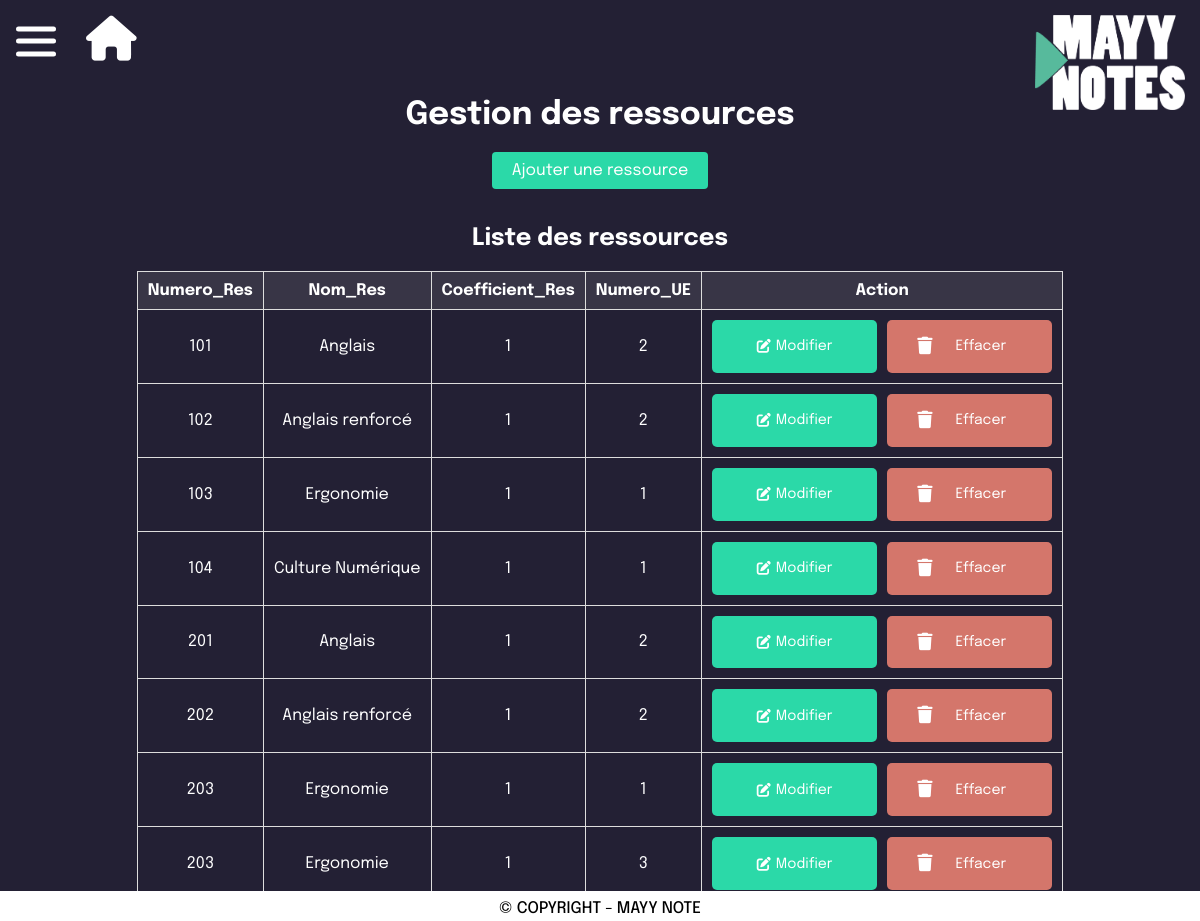
/html/admin_gestionressources.php (signed in), run on the app's committed database.
### tables this page shows
CREATE TABLE `ressources` (
  `Numero_Res` int(11) NOT NULL,
  `Nom_Res` varchar(30) DEFAULT NULL,
  `Coefficient_Res` int(11) DEFAULT NULL,
  `Numero_UE` int(11) NOT NULL
);

### html/admin_gestionressources.php (the view, shortened to what this page needs)
<!DOCTYPE html>
<html lang="fr">
<head>
    <link rel="stylesheet" href="../css/style_admin_gestion.css">
    <link rel="stylesheet" href="https://cdnjs.cloudflare.com/ajax/libs/font-awesome/6.5.1/css/all.min.css"/>
</head>
<body>
<header>
    <?php include '../include/logo.php' ?>
</header>
<?php include '../include/menu_admin.php' ?>
<br>
<h1>Gestion des ressources</h1>
<button id="ajouter-button" onclick="toggleForm()">Ajouter une ressource</button>
<br>
<h2>Liste des ressources</h2>
<?php
include '../include/connexionBD.php';
$resultat = $connexion->query("SELECT * FROM ressources");
if ($resultat->rowCount() > 0) {
    echo "<table border='1'>
                <tr>
                    <th>Numero_Res</th>
                    <th>Nom_Res</th>
                    <th>Coefficient_Res</th>
                    <th>Numero_UE</th>
                    <th>Action</th>
                </tr>";
    foreach ($resultat as $row) {
        echo "<tr>
                    <td>" . htmlspecialchars($row["Numero_Res"]) . "</td>
                    <td>" . htmlspecialchars($row["Nom_Res"]) . "</td>
                    <td>" . htmlspecialchars($row["Coefficient_Res"]) . "</td>
                    <td>" . htmlspecialchars($row["Numero_UE"]) . "</td>
                    <td>
                        <div class='button-container'>
                            <a href='../script/modifier_ressource.php?id=" . htmlspecialchars($row["Numero_Res"]) . "' class='edit-button'><i class='fas fa-edit'></i> Modifier</a> <br>
                            <a href='../script/supprimer_ressource.php?id=" . htmlspecialchars($row["Numero_Res"]) . "' class='delete-button' onclick=\"return confirm('Êtes-vous sûr de vouloir supprimer cette ressource?');\"><i class='fas fa-trash fa-border fa-lg'></i> Effacer</a>
                        </div>
                    </td>
                </tr>";
    }
    echo "</table>";
} else {
    echo "<script>alert('Aucune ressource trouvée');</script>";
}
?>
<?php include '../include/footer.php' ?>
</body>
</html>

### include/logo.php (shortened to what this page needs)
<!DOCTYPE html>
<html lang="en">
<head>
    <link rel="stylesheet" href="../css/style_logo.css">
</head>
<body>
    <header class="header">
        <img src="../img/logo.png" alt="logo" width="150px">
    </header>
</body>
</html>

### include/menu_admin.php (shortened to what this page needs)
<!DOCTYPE html>
<html lang="en">
<head>
  <link rel="stylesheet" href="https://cdnjs.cloudflare.com/ajax/libs/font-awesome/6.5.1/css/all.min.css"/>
  <link rel="stylesheet" href="../css/style_menu_admin.css" />
</head>
<body>
<nav>
  <div class="ham-menu">
    <span></span>
    <span></span>
    <span></span>
    <a href="../html/admin_accueil.php">
    <i class="fas fa-home"></i>
  </a>
  </div>
</nav>
</body>
</html>

### include/footer.php (shortened to what this page needs)
<!DOCTYPE html>
<html lang="en">
<head>
    <link rel="stylesheet" href="../css/style_footer.css">
</head>
<body>
    <footer>
        <p>&copy; COPYRIGHT - MAYY NOTE</p>
    </footer>
</body>
</html>

### css/style_admin_gestion.css (style rules this page uses)
body { font-family: "Epilogue", sans-serif; color: #ffffff; background-color: #F2F3F8; margin: 0; padding: 0; }
h1, h2 { text-align: center; }
.edit-button { background-color: #2BD9A8; color: white; padding: 8px 12px; text-decoration: none; border-radius: 5px; border: none; font-size: 14px; width: 165px; cursor: pointer; transition: background-color 0.3s ease, color 0.3s ease; display: flex; align-items: center; justify-content: center; gap: 5px; margin-right: 10px; }
.delete-button { background-color: #d4766b; color: white; padding: 8px 12px; text-decoration: none; border-radius: 5px; border: none; font-size: 14px; width: 165px; cursor: pointer; transition: background-color 0.3s ease, color 0.3s ease; display: flex; align-items: center; gap: 5px; }
#ajouter-button { font-family: "Epilogue", sans-serif; display: block; margin: 20px auto; padding: 10px 20px; background-color: #2BD9A8; color: white; border: none; border-radius: 4px; cursor: pointer; font-size: 16px; transition-duration: 0.4s; }
table { margin: 20px auto; border-collapse: collapse; }
th, td { padding: 10px; border: 1px solid #dddddd; text-align: center; }
th { background-color: #383546; color: #ffffff; }
.button-container { display: flex; }

### css/style_logo.css (style rules this page uses)
.header { position: fixed; top: 0; right: 0; display: flex; justify-content: flex-end; margin: 15px; }

### css/style_menu_admin.css (style rules this page uses)
:root { --fa-border-style: transparent; --fa-border-padding: 18px; }
* { margin: 0; padding: 0; box-sizing: border-box; list-style: none; text-decoration: none; }
body,html { scroll-behavior: smooth; background-color: #232034; font-family: "Epilogue", sans-serif; }
a { color: rgb(0, 0, 0); }
nav { padding: 1rem; display: flex; align-items: center; }
.ham-menu { height: 50px; width: 40px; margin-right: auto; position: relative; }
.ham-menu::after { content: ''; display: block; width: 0; height: 3px; background-color: #000000; position: absolute; bottom: -5px; left: -50px; transition: width 0.3s ease; }
.ham-menu span { height: 5px; width: 100%; background-color: #ffffff; border-radius: 25px; position: absolute; left: 50%; top: 50%; transform: translate(-50%, -50%); transition: .3s ease; }
.ham-menu span:nth-child(1) { top: 25%; }
.ham-menu span:nth-child(3) { top: 75%; }
nav a { color: #ffffff; margin-left: 70px; font-size: 45px; transition: color 0.3s ease; }

### css/style_footer.css (style rules this page uses)
html, body { overflow: auto; scroll-behavior: smooth; margin: 0; }
footer { position: fixed; bottom: 0; width: 100%; height: 30px; background-color: rgb(255, 255, 255); text-align: center; }
p { font-family: "Epilogue", sans-serif; color: black; font-weight: 500; margin-top: 9px; }

### data on the page
ressources: Numero_Res "101", Nom_Res "Anglais", Coefficient_Res "1", Numero_UE "2"
ressources: Numero_Res "102", Nom_Res "Anglais renforcé", Coefficient_Res "1", Numero_UE "2"
ressources: Numero_Res "103", Nom_Res "Ergonomie", Coefficient_Res "1", Numero_UE "1"
ressources: Numero_Res "104", Nom_Res "Culture Numérique", Coefficient_Res "1", Numero_UE "1"
ressources: Numero_Res "201", Nom_Res "Anglais", Coefficient_Res "1", Numero_UE "2"
ressources: Numero_Res "202", Nom_Res "Anglais renforcé", Coefficient_Res "1", Numero_UE "2"
ressources: Numero_Res "203", Nom_Res "Ergonomie", Coefficient_Res "1", Numero_UE "1"
ressources: Numero_Res "203", Nom_Res "Ergonomie", Coefficient_Res "1", Numero_UE "3"
